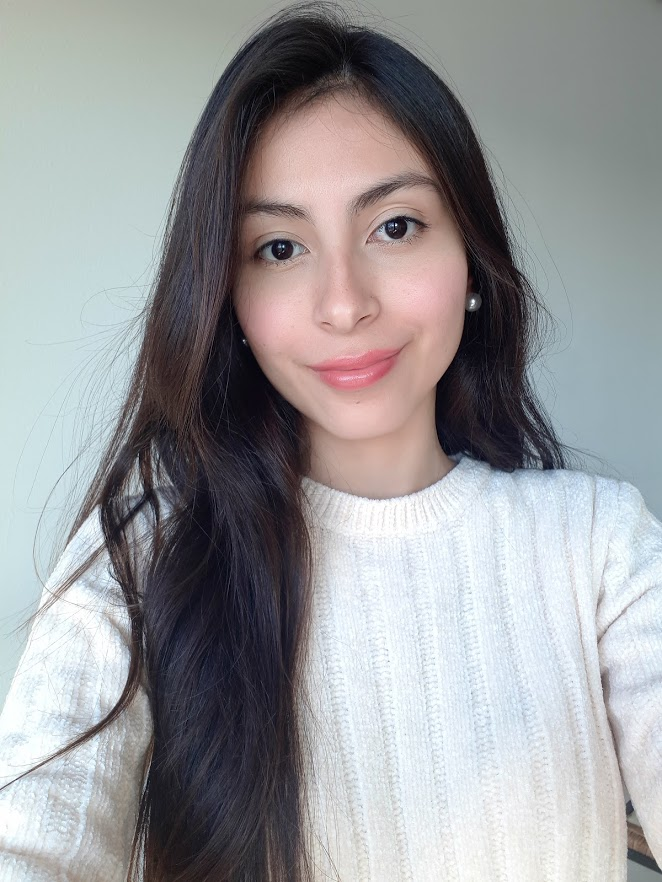
#> input picture chapter_4/images/profile_image.jpg, 662 x 882 px
$ jupyter execute --allow-errors segnented_face_detection.ipynb
#> lines starting #> are read from the running program, lines starting #| are printed output that depends on the picture
[cell 1]
from matplotlib import pyplot as plt

[cell 2]
from skimage.color import rgb2gray
profile_image = plt.imread('images/profile_image.jpg')
#> profile_image is the input picture: shape (882, 662, 3); mean R, G, B 153.6, 153.9, 156
profile_image = rgb2gray(profile_image)
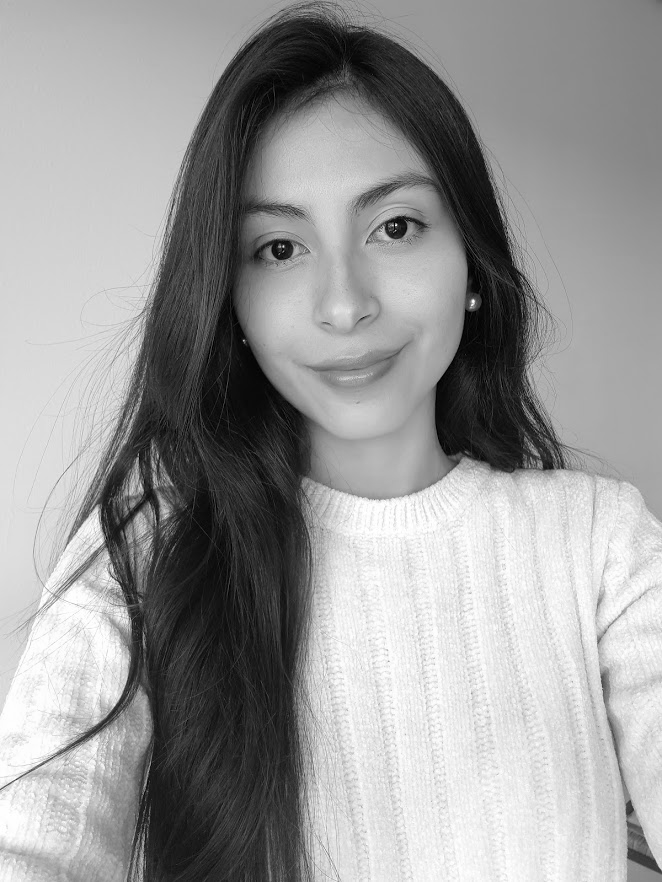
#> profile_image: shape (882, 662) float64; min 0.000565, max 1, mean 0.604


$ run again, with chapter_4/images/corners_building.jpg copied over chapter_4/images/profile_image.jpg
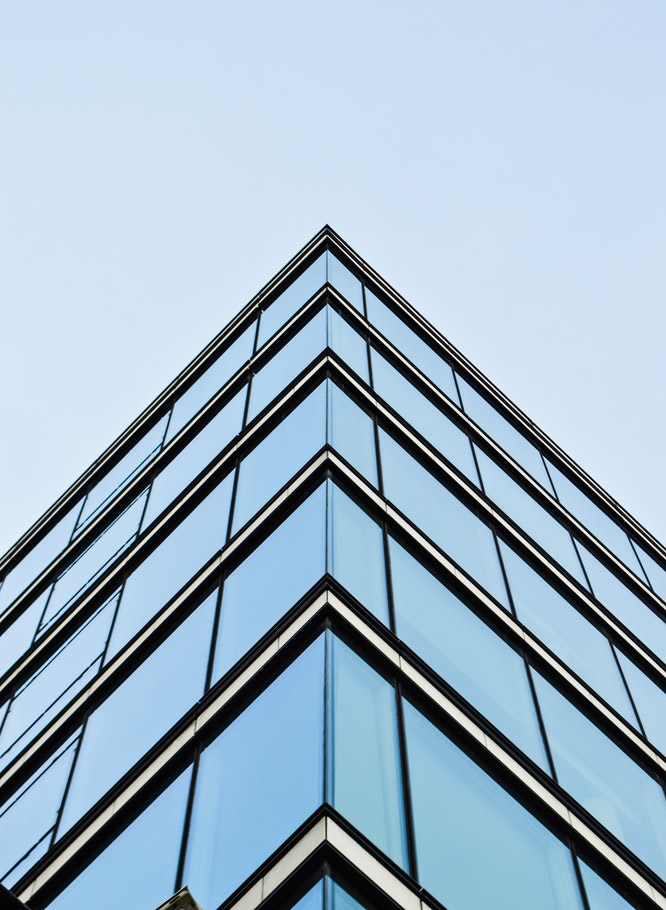
#> input picture chapter_4/images/corners_building.jpg, 666 x 910 px
#> profile_image is the input picture: shape (910, 666, 3); mean R, G, B 158, 180.2, 198
#> `profile_image = rgb2gray(profile_image)`:
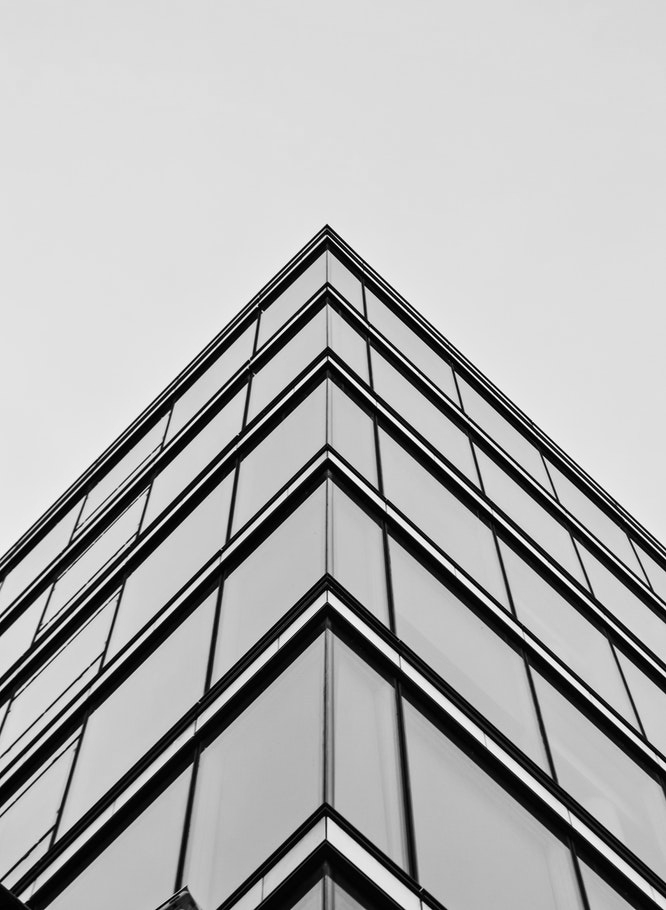
#> profile_image: shape (910, 666) float64; min 0, max 1, mean 0.693
